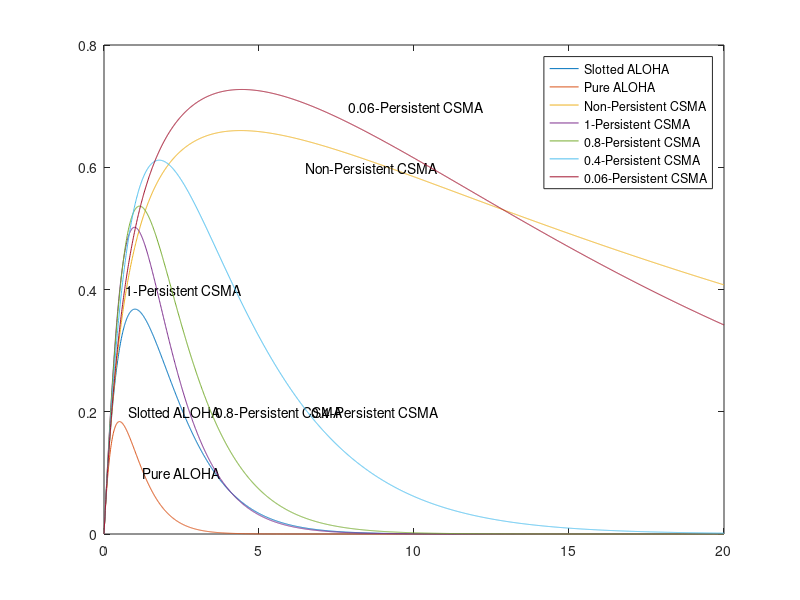

Here is the MATLAB script that generated this plot:
G = 0:0.01:20;
a = 0.04;

title('ALOHA and CSMA Throughput S vs Offered Traffic G');
xlabel('Offered Traffic G');
ylabel('Throughput S');


% Slotted Aloha
S_slottedALOHA = G.*exp(-G);
plot(G, S_slottedALOHA);
text(0.8, .2, 'Slotted ALOHA')
hold on;


% Pure Aloha
S_pureALOHA = G.*exp(-2*G);
plot(G, S_pureALOHA);
text(1.24,.1,'Pure ALOHA');
hold on;


% Non-Persistent CSMA
S_NonPersistent = (G.*exp(-a*G))./(G*(1+2*a) + exp(-a*G));
plot(G, S_NonPersistent);
text(6.5,.6,'Non-Persistent CSMA');
hold on;


% 1-Persistent CSMA
S_1Persistent = ((G.*(1+G+a*(G.*(1+G+a*G/2)))).*exp(-G*(1+2*a))) ./ (G*(1+2*a) - (1-exp(-a*G)) + (1+a*G).*exp(-G*(1+a)));
plot(G, S_1Persistent);
text(0.7,.4,'1-Persistent CSMA');
hold on;


% p-Persistent CSMA
% p = 0.8
p = 0.8;
S_pPersistent = (((a+p)*G.*exp(-G.*(a+p))) - p*G.*exp(-G.*(2*a+p))) ./ ((1+a)*(1-exp(-a*G)) + a*exp(-G*(a+p)));
plot(G, S_pPersistent);
text(3.6,0.2,'0.8-Persistent CSMA');
hold on;

% p = 0.4
p = 0.4;
S_pPersistent = (((a+p)*G.*exp(-G.*(a+p))) - p*G.*exp(-G.*(2*a+p))) ./ ((1+a)*(1-exp(-a*G)) + a*exp(-G*(a+p)));
plot(G, S_pPersistent);
text(6.7,0.2,'0.4-Persistent CSMA');
hold on;

% p = 0.06
p = 0.06;
S_pPersistent = (((a+p)*G.*exp(-G.*(a+p))) - p*G.*exp(-G.*(2*a+p))) ./ ((1+a)*(1-exp(-a*G)) + a*exp(-G*(a+p)));
plot(G, S_pPersistent);
text(7.9,0.7,'0.06-Persistent CSMA');


legend('Slotted ALOHA', 'Pure ALOHA', "Non-Persistent CSMA", "1-Persistent CSMA", "0.8-Persistent CSMA", "0.4-Persistent CSMA", "0.06-Persistent CSMA", 'Location','NorthEast');


